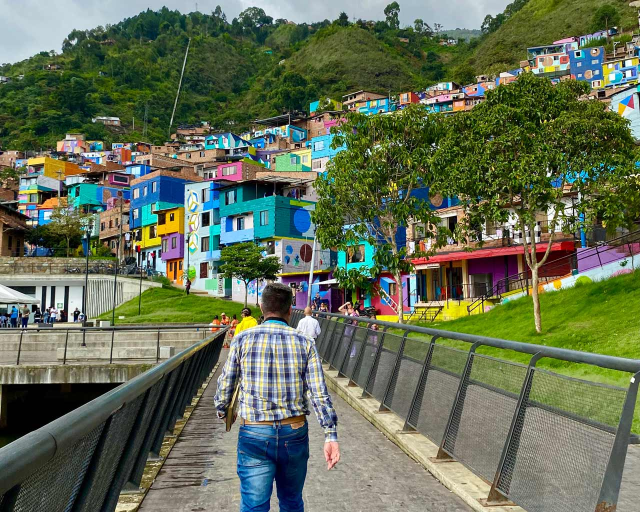
#> input picture CV_GuideOne/challenge_3_colors/assets/original.jpg, 1280 x 1024 px, found by its file name (shown at 1/2 size)
$ python main.py
#> lines starting #> are read from the running program, lines starting #| are printed output that depends on the picture; after the words box and inside, x2 and y2 are one past the last pixel; in counts of white or black regions, pixels touching at a corner belong together
import os

import cv2
import numpy as np


class ImageHandler:

    def __init__(self, subfolder="images"):
        # Ruta dinámica absoluta
        self.base_path = os.path.dirname(os.path.abspath(__file__))
        self.assets_path = os.path.join(self.base_path, subfolder)

        if not os.path.exists(self.assets_path):
            os.makedirs(self.assets_path)

    def load(self, file_name):
#> called with file_name = 'original.jpg'
        path = os.path.join(self.assets_path, file_name)
        image = cv2.imread(path)
#> image is the input picture: shape (1024, 1280, 3); mean B, G, R 85.7, 110, 99.8
        if image is None:
            raise FileNotFoundError(f"No se pudo cargar la imagen en: {path}")
        return image

    def draw_roi(self, canvas, name, coords):
        x, y, w, h = coords
        label = name.split()[1]  # Extrae el color del nombre
        cv2.rectangle(canvas, (x, y), (x + w, y + h), (0, 255, 0), 2)
        cv2.putText(canvas, label, (x, y - 10),
                    cv2.FONT_HERSHEY_SIMPLEX, 0.4, (0, 255, 0), 1)

    def save(self, image, file_name):
        path = os.path.join(self.assets_path, file_name)
        cv2.imwrite(path, image)
        print(f"SISTEMA: Imagen de evidencia guardada en: {path}")


class ColorAnalyzer:

    @staticmethod
    def get_stats(roi):
        means = np.mean(roi, axis=(0, 1))
        stds = np.std(roi, axis=(0, 1))
        return means, stds


class App:

    def __init__(self, target_image="original.jpg"):
        self.handler = ImageHandler()
        self.analyzer = ColorAnalyzer()
        self.target_name = target_image

        # Diccionario de regiones de interés (x, y, w, h)
        self.rois = {
            "Region 1 (Amarillo)": (92, 320, 15, 15),
            "Region 2 (Verde)": (965, 635, 15, 15),
            "Region 3 (Azul)": (325, 360, 15, 15),
            "Region 4 (Blanco)": (140, 580, 15, 15),
            "Region 5 (Rojo)": (960, 500, 15, 15),
            "Region 6 (Mixta)": (520, 690, 40, 40)
        }

    def run(self):
        try:
            # 1. Carga
            original = self.handler.load(self.target_name)
            canvas = original.copy()
            print(f"SISTEMA: Imagen cargada con éxito. Shape: {original.shape}")
#| SISTEMA: Imagen cargada con éxito. Shape: (1024, 1280, 3)

            print("\n" + "=" * 60)
            print(f"{'REGIÓN':<20} | {'CANAL':<8} | {'MEDIA':<10} | {'DESV. EST':<10}")
            print("-" * 60)

            for name, coords in self.rois.items():
                x, y, w, h = coords
                roi_pixels = original[y:y + h, x:x + w]

                means, stds = self.analyzer.get_stats(roi_pixels)

                self.handler.draw_roi(canvas, name, coords)

                channels = ['Azul (B)', 'Verde (G)', 'Rojo (R)']
                for i in range(3):
                    print(f"{name:<20} | {channels[i]:<8} | {means[i]:<10.2f} | {stds[i]:<10.2f}")
                print("-" * 60)
#> this loop made 6 passes
#> (means, stds) on passes 1 to 6: ([10.58, 146.6, 188.3], [10.77, 12.33, 11.86]), ([3.8, 139.9, 96.76], [5.68, 9.66, 9.31]), ([120.5, 46.68, 1.67], [4.79, 4.37, 3.37]), ([215, 216.1, 202.9], [6.99, 6.36, 7.62]), ([86.93, 81.27, 207.8], [26.18, 26.76, 28.2]), ([163.8, 167.7, 164.7], [44.41, 51.64, 55.37])
#> (printed output is left out)
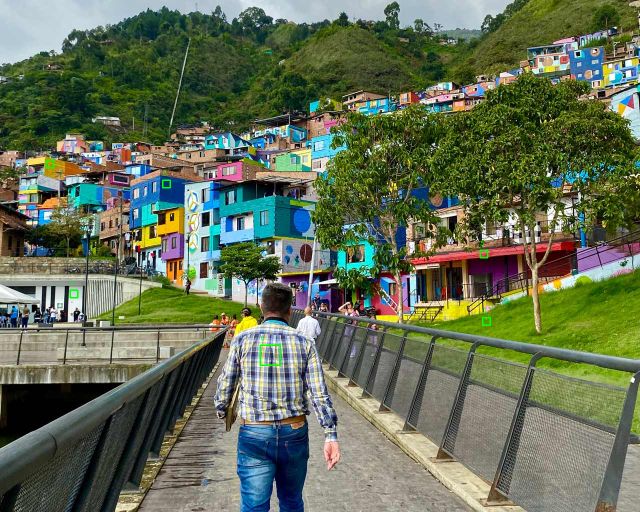
#> canvas: shape (1024, 1280, 3) (shown at 1/2 size); 0.11% of pixels changed, all inside (x1, y1, x2, y2) = (91, 302, 982, 732)
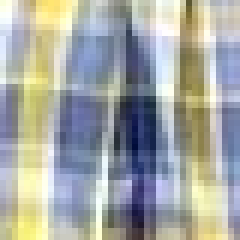
#> roi_pixels: shape (40, 40, 3) (shown 6 times larger); mean B, G, R 163.8, 167.7, 164.7

            # 3. Salida y Visualización
            self.handler.save(canvas, "resultado_rois.jpg")

            cv2.imshow("Analisis de Colores - ROI", canvas)
            print("SISTEMA: Presione cualquier tecla para cerrar...")
            cv2.waitKey(0)
            cv2.destroyAllWindows()

        except Exception as e:
            print(f"ERROR: {e}")


def main():
    app = App("original.jpg")
    app.run()


if __name__ == "__main__":
    main()
